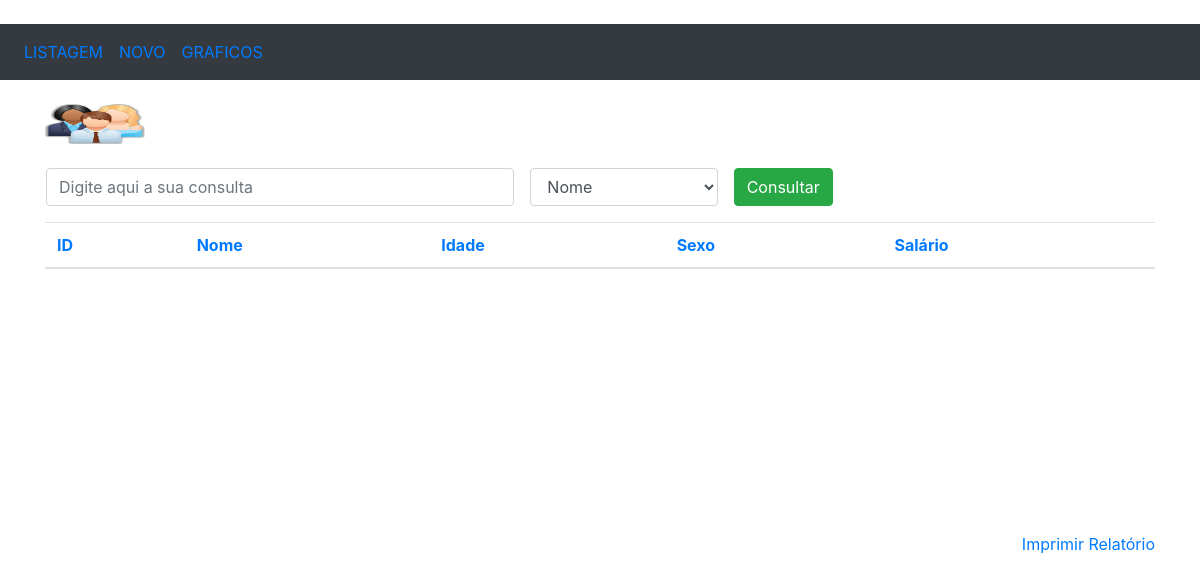
Before: / with the older database file.
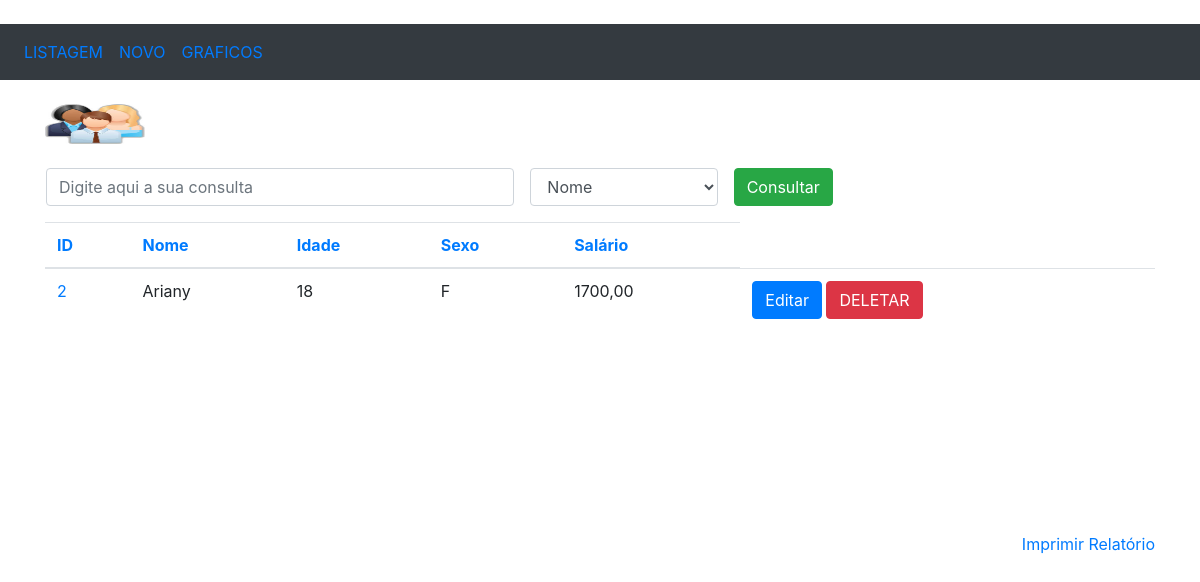
After: the same page with the newer database file.
### funcionarios/models.py (models this page shows, shortened)
class Pessoa(models.Model):
	nome = models.CharField(max_length=100)
	idade = models.IntegerField()
	sexo = models.CharField(max_length=1)
	salario = models.DecimalField(max_digits=7, decimal_places=2)

### funcionarios/views.py (the view)
# urls.py: path('', listagem),
def listagem(request):
	pessoas = Pessoa.objects.all()
	return render(request, 'listagem.html', {'pessoas': pessoas})

### funcionarios/templates/listagem.html (shortened to what this page needs)
﻿<!DOCTYPE html>
<html>
<head>
	<link rel="stylesheet" href="https://maxcdn.bootstrapcdn.com/bootstrap/4.3.1/css/bootstrap.min.css">
</head>
<body>
	<nav class="navbar navbar-expand-sm bg-dark">
		<ul class="navbar-nav">
			<li class="nav-item">
				<a class="nav-link" href="/listagem">LISTAGEM</a>
			</li>
			<li class="nav-item">
				<a class="nav-link" href="/insercao">NOVO</a>
			</li>
			<li class="nav-item">
				<a class="nav-link" href="/graficos">GRAFICOS</a>
			</li>
		</ul>
	</nav>
	<br>
	<div class="container">
		{% load static %}
		<img src="{% static 'img/logo.jpg' %}" style="width: 100px; height: 40px;">
		<br><br>
		<form action="/consulta/" method="POST" name="frm_consulta" class="ml-3">
			<div class="form-group">
				<div class="row">
					<input type="text" class="form-control col-md-5 mr-3" name="consulta"
					placeholder="Digite aqui a sua consulta">
					<select class="form-control col-md-2 mr-3" name="campo">
						<option value="nome">Nome</option>
					</select>
					<button type="submit" class="btn btn-success">Consultar</button>
				</div>
			</div>
		</form>
		<div style="overflow: scroll; height: 310px; width: 100%" align="center">
			<table class="table">
				<thead>
					<tr>
						<th><a href="ordenacao/id">ID</a></th>
						<th><a href="ordenacao/nome">Nome</a></th>
						<th><a href="ordenacao/idade">Idade</a></th>
						<th><a href="ordenacao/sexo">Sexo</a></th>
						<th><a href="ordenacao/salario">Salário</a></th>
					</tr>
				</thead>
				<tbody>
					{% for pessoa in pessoas %}
						<tr>
							<td nowrap="true">
								<a href="/selecao/{{pessoa.id}}">{{pessoa.id}}</a>
							</td>
							<td nowrap="true">{{pessoa.nome}}</td>
							<td nowrap="true">{{pessoa.idade}}</td>
							<td nowrap="true">{{pessoa.sexo}}</td>
							<td nowrap="true">
								{{pessoa.salario|floatformat:2}}
							</td>
							<td>
								<a href="/edicao/{{pessoa.id}}"
								class="btn btn-primary" role="button">
									Editar
								</a>
								<a href="/delecao/{{pessoa.id}}"
								class="btn btn-danger" role="button">
									DELETAR
								</a>
							</td>
						</tr>
					{% endfor %}
				</tbody>
			</table>
		</div>
		<a href="#" style="float: right;" onclick="relatorio()">Imprimir Relatório</a>
	</div>
</body>
</html>

Changed rows visible on the page:
added Pessoa: id "2", nome "Ariany", idade "18", sexo "F", salario "1700,00"
